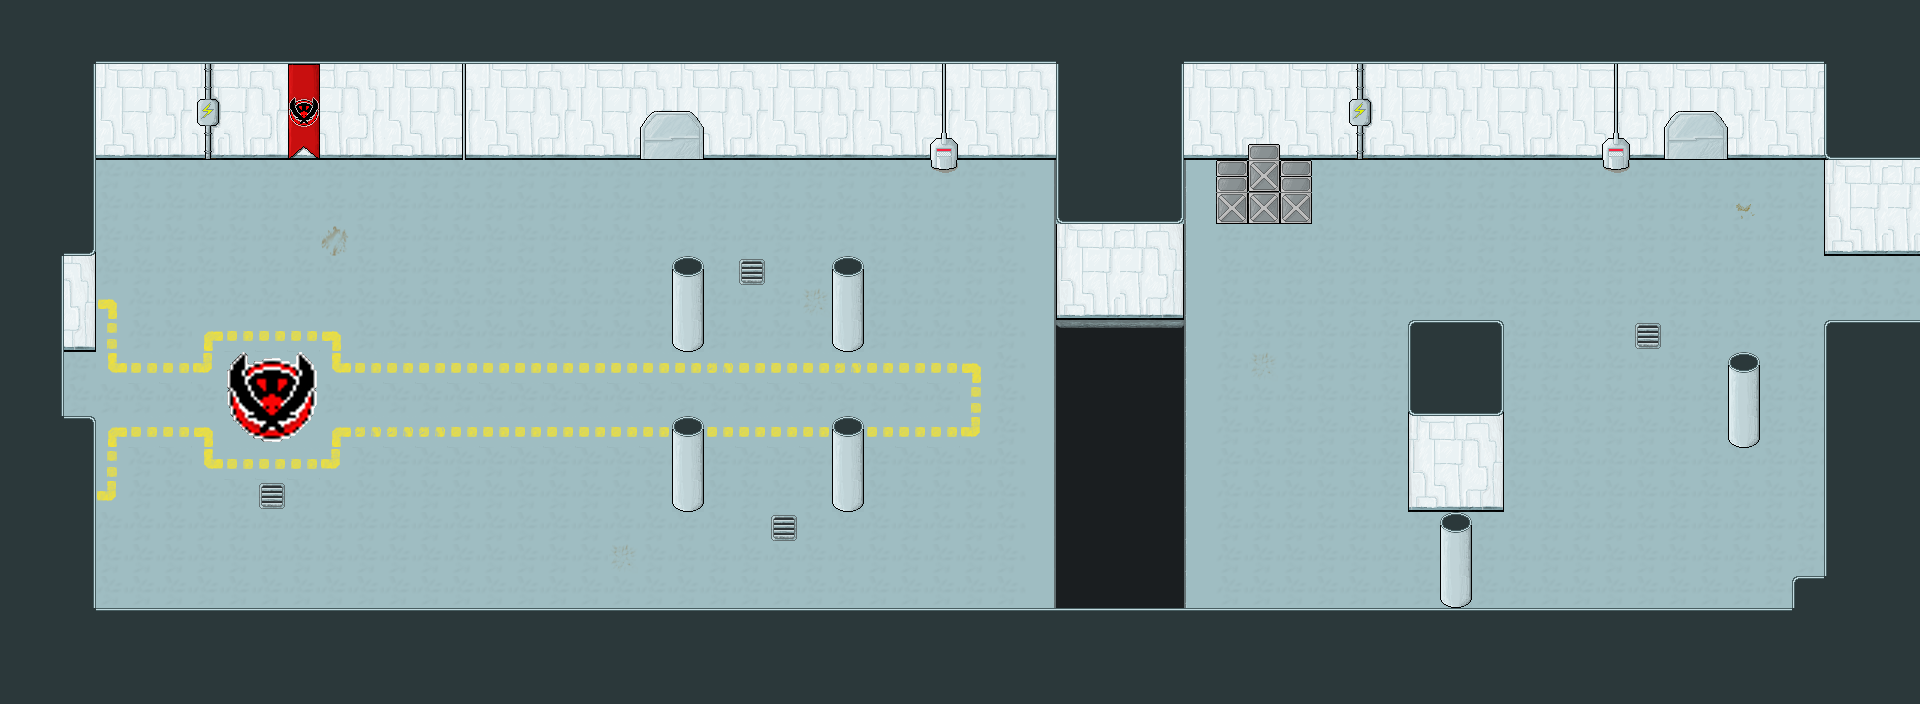

The image is a tile-based game level rendered from a .tmx file. Its description and source (layers, tilesets, objects; grid data summarised) follow:
An orthogonal 60x22 tile map with 32x32 px tiles, 2 tile layers (Background, Foreground) and 12 objects (3x Penguin, 2x Cannon, 2x Alarm, Music, PenguinScientist, ...).

<map version="1.0" orientation="orthogonal" width="60" height="22" tilewidth="32" tileheight="32">
 <tileset firstgid="1" name="Metal" tilewidth="32" tileheight="32">
  <image source="../../Images/Tilesets/Metal.png" width="512" height="512" />
  <tile id="2">
   <properties>
    <property name="type" value="Hole" />
   </properties>
  </tile>
  <tile id="3">
   <properties>
    <property name="type" value="PhysicalTile" />
   </properties>
  </tile>
  <tile id="4">
   <properties>
    <property name="type" value="PhysicalTile" />
   </properties>
  </tile>
  <tile id="5">
   <properties>
    <property name="type" value="PhysicalTile" />
   </properties>
  </tile>
  <tile id="6">
   <properties>
    <property name="type" value="PhysicalTile" />
   </properties>
  </tile>
  <tile id="7">
   <properties>
    <property name="type" value="PhysicalTile" />
   </properties>
  </tile>
  <tile id="19">
   <properties>
    <property name="type" value="PhysicalTile" />
   </properties>
  </tile>
  <tile id="20">
   <properties>
    <property name="type" value="PhysicalTile" />
   </properties>
  </tile>
  <tile id="21">
   <properties>
    <property name="type" value="PhysicalTile" />
   </properties>
  </tile>
  <tile id="22">
   <properties>
    <property name="type" value="PhysicalTile" />
   </properties>
  </tile>
  <tile id="23">
   <properties>
    <property name="type" value="PhysicalTile" />
   </properties>
  </tile>
  <tile id="35">
   <properties>
    <property name="type" value="PhysicalTile" />
   </properties>
  </tile>
  <tile id="36">
   <properties>
    <property name="type" value="PhysicalTile" />
   </properties>
  </tile>
  <tile id="37">
   <properties>
    <property name="type" value="PhysicalTile" />
   </properties>
  </tile>
  <tile id="38">
   <properties>
    <property name="type" value="PhysicalTile" />
   </properties>
  </tile>
  <tile id="39">
   <properties>
    <property name="type" value="PhysicalTile" />
   </properties>
  </tile>
  <tile id="47">
   <properties>
    <property name="type" value="PhysicalTile" />
   </properties>
  </tile>
  <tile id="58">
   <properties>
    <property name="type" value="PhysicalTile" />
   </properties>
  </tile>
  <tile id="59">
   <properties>
    <property name="type" value="PhysicalTile" />
   </properties>
  </tile>
  <tile id="68">
   <properties>
    <property name="type" value="PhysicalTile" />
   </properties>
  </tile>
  <tile id="74">
   <properties>
    <property name="type" value="PhysicalTile" />
   </properties>
  </tile>
  <tile id="75">
   <properties>
    <property name="type" value="PhysicalTile" />
   </properties>
  </tile>
  <tile id="76">
   <properties>
    <property name="type" value="PhysicalTile" />
   </properties>
  </tile>
  <tile id="80">
   <properties>
    <property name="type" value="PhysicalTile" />
   </properties>
  </tile>
  <tile id="86">
   <properties>
    <property name="type" value="PhysicalTile" />
   </properties>
  </tile>
  <tile id="90">
   <properties>
    <property name="type" value="PhysicalTile" />
   </properties>
  </tile>
  <tile id="91">
   <properties>
    <property name="type" value="PhysicalTile" />
   </properties>
  </tile>
  <tile id="92">
   <properties>
    <property name="type" value="PhysicalTile" />
   </properties>
  </tile>
  <tile id="96">
   <properties>
    <property name="type" value="PhysicalTile" />
   </properties>
  </tile>
  <tile id="99">
   <properties>
    <property name="type" value="Hole" />
   </properties>
  </tile>
  <tile id="100">
   <properties>
    <property name="type" value="Hole" />
   </properties>
  </tile>
  <tile id="101">
   <properties>
    <property name="type" value="Hole" />
   </properties>
  </tile>
  <tile id="119">
   <properties>
    <property name="type" value="PhysicalType" />
   </properties>
  </tile>
  <tile id="120">
   <properties>
    <property name="type" value="PhysicalTile" />
   </properties>
  </tile>
  <tile id="135">
   <properties>
    <property name="type" value="PhysicalTile" />
   </properties>
  </tile>
  <tile id="142">
   <properties>
    <property name="type" value="PhysicalType" />
   </properties>
  </tile>
  <tile id="151">
   <properties>
    <property name="type" value="Pipe" />
   </properties>
  </tile>
  <tile id="152">
   <properties>
    <property name="type" value="Pipe" />
   </properties>
  </tile>
  <tile id="167">
   <properties>
    <property name="type" value="Pipe" />
   </properties>
  </tile>
  <tile id="168">
   <properties>
    <property name="type" value="Pipe" />
   </properties>
  </tile>
  <tile id="170">
   <properties>
    <property name="type" value="PhysicalTile" />
   </properties>
  </tile>
  <tile id="171">
   <properties>
    <property name="type" value="PhysicalTile" />
   </properties>
  </tile>
  <tile id="172">
   <properties>
    <property name="type" value="PhysicalTile" />
   </properties>
  </tile>
  <tile id="173">
   <properties>
    <property name="type" value="PhysicalTile" />
   </properties>
  </tile>
  <tile id="174">
   <properties>
    <property name="type" value="PhysicalTile" />
   </properties>
  </tile>
  <tile id="175">
   <properties>
    <property name="type" value="PhysicalTile" />
   </properties>
  </tile>
  <tile id="183">
   <properties>
    <property name="type" value="Pipe" />
   </properties>
  </tile>
  <tile id="184">
   <properties>
    <property name="type" value="Pipe" />
   </properties>
  </tile>
  <tile id="186">
   <properties>
    <property name="type" value="PhysicalTile" />
   </properties>
  </tile>
  <tile id="187">
   <properties>
    <property name="type" value="PhysicalTile" />
   </properties>
  </tile>
  <tile id="188">
   <properties>
    <property name="type" value="PhysicalTile" />
   </properties>
  </tile>
  <tile id="189">
   <properties>
    <property name="type" value="PhysicalTile" />
   </properties>
  </tile>
  <tile id="190">
   <properties>
    <property name="type" value="PhysicalTile" />
   </properties>
  </tile>
  <tile id="191">
   <properties>
    <property name="type" value="PhysicalTile" />
   </properties>
  </tile>
  <tile id="199">
   <properties>
    <property name="type" value="PhysicalTile" />
   </properties>
  </tile>
  <tile id="208">
   <properties>
    <property name="type" value="PhysicalTile" />
   </properties>
  </tile>
  <tile id="209">
   <properties>
    <property name="type" value="PhysicalTile" />
   </properties>
  </tile>
  <tile id="210">
   <properties>
    <property name="type" value="PhysicalTile" />
   </properties>
  </tile>
  <tile id="211">
   <properties>
    <property name="type" value="PhysicalTile" />
   </properties>
  </tile>
  <tile id="212">
   <properties>
    <property name="type" value="PhysicalTile" />
   </properties>
  </tile>
  <tile id="213">
   <properties>
    <property name="type" value="PhysicalTile" />
   </properties>
  </tile>
  <tile id="214">
   <properties>
    <property name="type" value="PhysicalTile" />
   </properties>
  </tile>
  <tile id="215">
   <properties>
    <property name="type" value="PhysicalTile" />
   </properties>
  </tile>
  <tile id="216">
   <properties>
    <property name="type" value="PhysicalTile" />
   </properties>
  </tile>
  <tile id="231">
   <properties>
    <property name="type" value="PhysicalTile" />
   </properties>
  </tile>
 </tileset>
 <layer name="Background" width="60" height="22">
  <data>[1320 cells, 1320 non-empty, 49 distinct tile ids]</data>
 </layer>
 <layer name="Foreground" width="60" height="22">
  <data>[1320 cells, 237 non-empty, 25 distinct tile ids]</data>
 </layer>
 <objectgroup name="Objects" width="60" height="22">
  <!-- 11 objects omitted --></objectgroup>
 <objectgroup name="RespawnPoints" width="60" height="22">
  <!-- 1 objects omitted --></objectgroup>
</map>
<!-- 12 of 12 objects omitted -->
